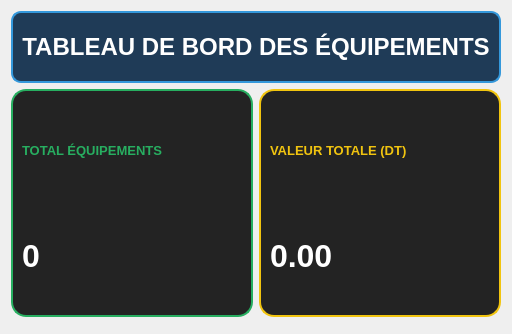
              <widget class="QWidget" name="tab_statistique">
               <attribute name="title">
                <string>Statistique</string>
               </attribute>
               <layout class="QGridLayout" name="grid_stats">
                <item row="0" column="0" colspan="2">
                 <widget class="QFrame" name="f_stats_header">
                  <property name="styleSheet">
                   <string>background-color: #1f3b57; border-radius: 10px; border: 2px solid #3498db; min-height: 50px;</string>
                  </property>
                  <layout class="QHBoxLayout" name="h_stats_header">
                   <item>
                    <widget class="QLabel" name="lbl_stats_title">
                     <property name="styleSheet">
                      <string>color: white; font-size: 18pt; font-weight: bold; border: none;</string>
                     </property>
                     <property name="text">
                      <string>TABLEAU DE BORD DES ÉQUIPEMENTS</string>
                     </property>
                     <property name="alignment">
                      <set>Qt::AlignmentFlag::AlignCenter</set>
                     </property>
                    </widget>
                   </item>
                  </layout>
                 </widget>
                </item>
                <item row="1" column="0">
                 <widget class="QFrame" name="f_kpi_total">
                  <property name="styleSheet">
                   <string>background-color: #232323; border: 2px solid #27ae60; border-radius: 15px; min-height: 100px;</string>
                  </property>
                  <layout class="QVBoxLayout" name="v_kpi1">
                   <item>
                    <widget class="QLabel" name="lbl_kpi1_title">
                     <property name="styleSheet">
                      <string>color: #27ae60; font-size: 10pt; font-weight: bold; border: none;</string>
                     </property>
                     <property name="text">
                      <string>TOTAL ÉQUIPEMENTS</string>
                     </property>
                    </widget>
                   </item>
                   <item>
                    <widget class="QLabel" name="lbl_kpi_total_count">
                     <property name="styleSheet">
                      <string>color: white; font-size: 24pt; font-weight: bold; border: none;</string>
                     </property>
                     <property name="text">
                      <string>0</string>
                     </property>
                    </widget>
                   </item>
                  </layout>
                 </widget>
                </item>
                <item row="1" column="1">
                 <widget class="QFrame" name="f_kpi_cost">
                  <property name="styleSheet">
                   <string>background-color: #232323; border: 2px solid #f1c40f; border-radius: 15px; min-height: 100px;</string>
                  </property>
                  <layout class="QVBoxLayout" name="v_kpi2">
                   <item>
                    <widget class="QLabel" name="lbl_kpi2_title">
                     <property name="styleSheet">
                      <string>color: #f1c40f; font-size: 10pt; font-weight: bold; border: none;</string>
                     </property>
                     <property name="text">
                      <string>VALEUR TOTALE (DT)</string>
                     </property>
                    </widget>
                   </item>
                   <item>
                    <widget class="QLabel" name="lbl_kpi_total_cost">
                     <property name="styleSheet">
                      <string>color: white; font-size: 24pt; font-weight: bold; border: none;</string>
                     </property>
                     <property name="text">
                      <string>0.00</string>
                     </property>
                    </widget>
                   </item>
                  </layout>
                 </widget>
                </item>
                <item row="2" column="0">
                 <widget class="QFrame" name="container_chart_type">
                  <property name="styleSheet">
                   <string>background-color: #232323; border: 1px solid #3d3d3d; border-radius: 10px;</string>
                  </property>
                 </widget>
                </item>
                <item row="2" column="1">
                 <widget class="QFrame" name="container_chart_status">
                  <property name="styleSheet">
                   <string>background-color: #232323; border: 1px solid #3d3d3d; border-radius: 10px;</string>
                  </property>
                 </widget>
                </item>
               </layout>
              </widget>
